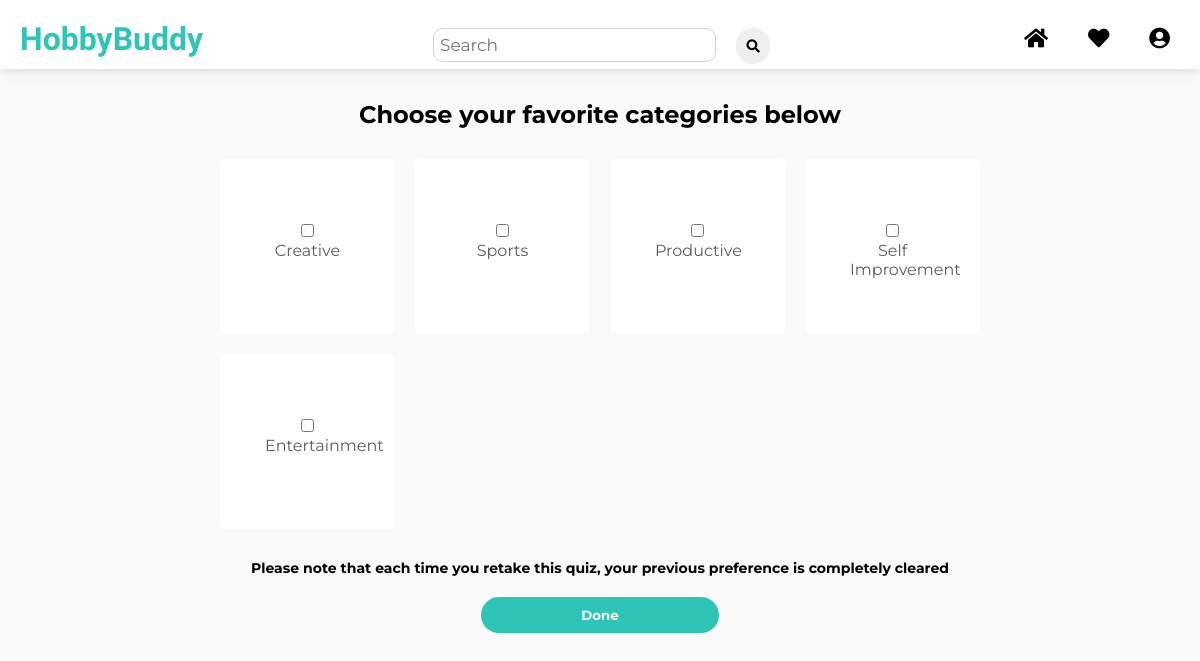
Before: /choose-category/ (signed in) with the older database file.
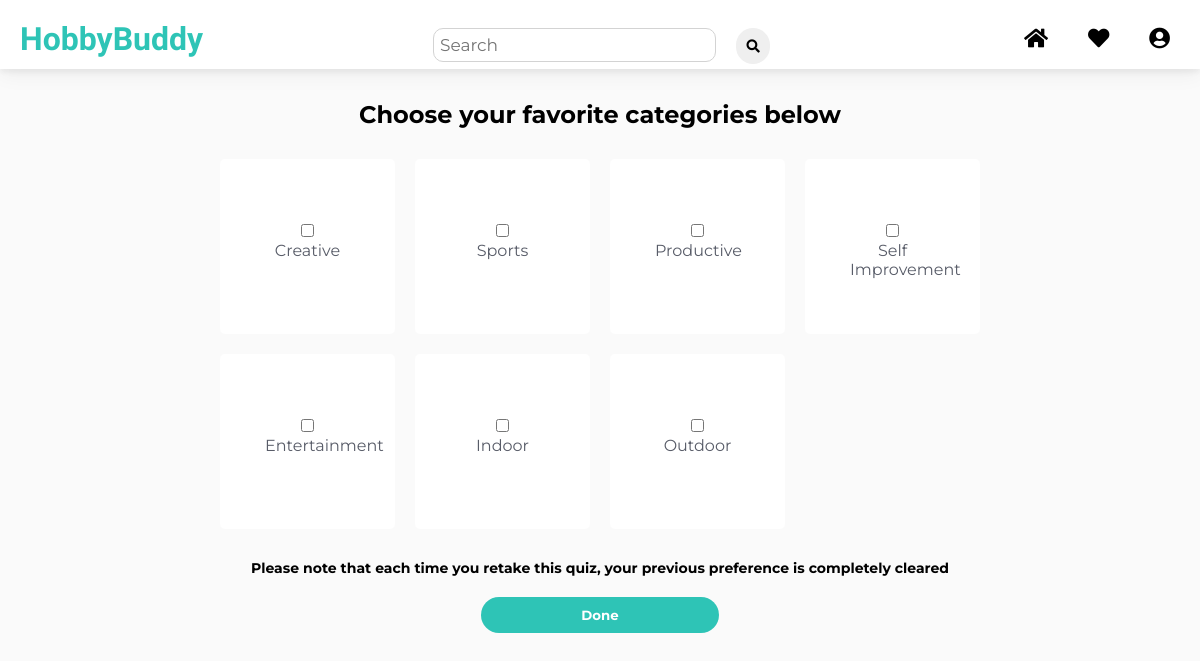
After: the same page with the newer database file.
### activity/models.py (models this page shows)
class Category(models.Model):
    name = models.CharField(max_length=100)
    def __str__(self):
        return self.name

### activity/views.py (the view, shortened to what this page needs)
# urls.py: path('choose-category/', activity_view.choose_category, name='choose-category'),
@login_required(login_url="/")
def choose_category(request):
    categories = Category.objects.all()
    form = CategoryChooser(request.POST, categories=categories)
    return render(request, "activity/choosecategory.html", {"form": form})

### activity/forms.py
class CategoryChooser(forms.Form):
    def __init__(self, *args, **kwargs):
        categories = kwargs.pop('categories')
        super(CategoryChooser, self).__init__(*args, **kwargs)
        for i, category in enumerate(categories):
            self.fields["cat%s"%i] = forms.BooleanField(label=category, required=False)

### templates/activity/choosecategory.html (shortened to what this page needs)
<!DOCTYPE html>
<html lang="en">
{% extends "newbase.html" %}
{% load static %}
    {% block content %}
    <link rel="stylesheet" type="text/css" href="{% static 'category/choosecategory.css' %}">
    <form action="{% url 'choose-category' %}" method="post" name="choose-category">
        <div class="wrapper">
          <div class="title">
            Choose your favorite categories below
          </div>
          <div class="container">
              {% for field in form %}
              <label class="option_item">
                  <div class="option_inner facebook">
                  {{field}}
                    <div class="name">{{field.label}}</div>
                  </div>
            </label>
              {% endfor %}
          </div>
            <div class="subtitle">
                  <h3>Please note that each time you retake this quiz, your previous preference is completely cleared</h3>
            </div>
        </div>
        <div class="done-button">
            <input type="submit" value="Done" id="done">
        </div>
    </form>
    {% endblock %}

Changed rows visible on the page:
added Category: label "Indoor"
added Category: label "Outdoor"
